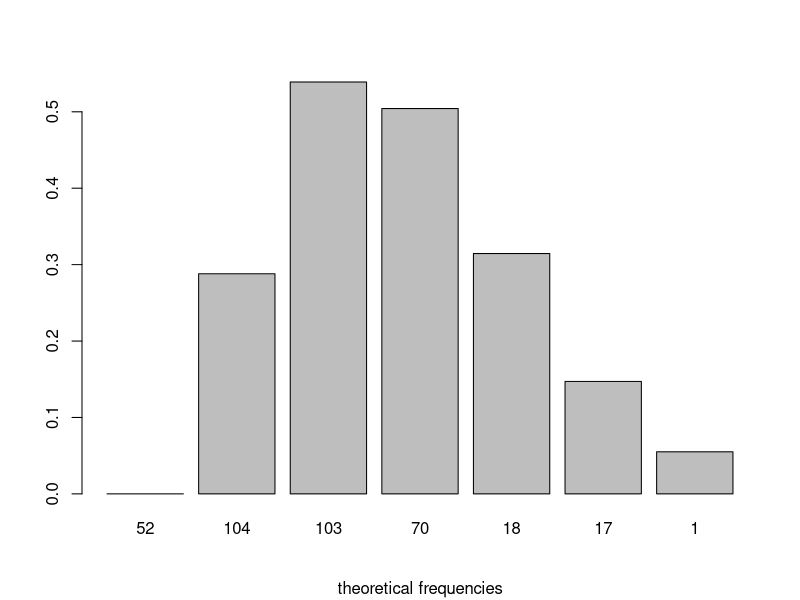

This figure's R source:
x<-read.table("pois.dat")
tablex<-table(x)
tablex
mean(as.matrix(x))
er<-dpois(0:6,mean(as.matrix(x)))
er
er=er*c(0:6)
er
barplot(er,sub="theoretical frequencies",names.arg=tablex )